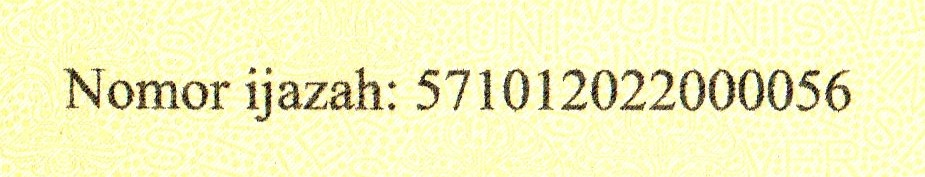
#> input picture Tgs5_Citra_Digital/CitraIjazah5/01_HighQuality_Enhanced.jpg, 925 x 177 px; its folder holds only this picture in this run
$ python ocr.py
#> lines starting #> are read from the running program, lines starting #| are printed output that depends on the picture; after the words box and inside, x2 and y2 are one past the last pixel; in counts of white or black regions, pixels touching at a corner belong together
import cv2
import pytesseract
from pathlib import Path
from textwrap import wrap


# =========================================================
# PENGATURAN TESSERACT
# =========================================================

pytesseract.pytesseract.tesseract_cmd = (
    r"C:\Program Files\Tesseract-OCR\tesseract.exe"
)


# =========================================================
# GROUND TRUTH
# =========================================================

GROUND_TRUTH = "Nomor ijazah: 571012022000056"


# =========================================================
# FOLDER PROJECT
# =========================================================

folder_original = Path("CitraIjazah5")

folder_mean = Path("hasil/mean_filter")
folder_median = Path("hasil/median_filter")
folder_gaussian = Path("hasil/gaussian_filter")
folder_sharpening = Path("hasil/sharpening")

# Folder untuk menyimpan hasil akhir
folder_hasil = Path("hasil/ocr")
folder_hasil.mkdir(
    parents=True,
    exist_ok=True
)


# =========================================================
# FUNGSI MEMBERSIHKAN TEKS
# =========================================================

# [54 lines left out: functions bersihkan_teks, hitung_akurasi, not called in this run]


# =========================================================
# FUNGSI OCR
# =========================================================

def proses_ocr(path_gambar):

    gambar = cv2.imread(
        str(path_gambar)
    )
#> gambar is the input picture: shape (177, 925, 3); mean B, G, R 191.1, 241.7, 242.4

    if gambar is None:

        return "[Gambar gagal dibaca]"


    # -----------------------------------------------------
    # Grayscale
    # -----------------------------------------------------

    gray = cv2.cvtColor(
        gambar,
        cv2.COLOR_BGR2GRAY
    )
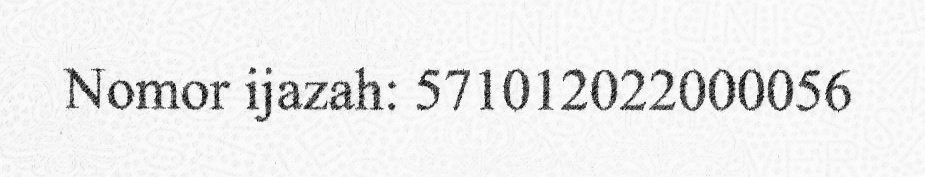
#> gray: shape (177, 925); min 1, max 254, mean 236.2


    # -----------------------------------------------------
    # Threshold Otsu
    # -----------------------------------------------------

    _, threshold = cv2.threshold(
        gray,
        0,
        255,
        cv2.THRESH_BINARY + cv2.THRESH_OTSU
    )
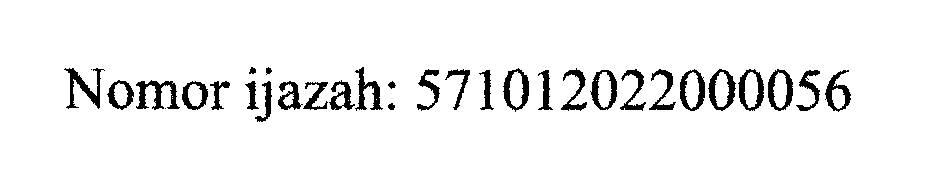
#> threshold: shape (177, 925); 94.1% white; 32 black regions (2 under 20 px), largest, box (x1, y1, x2, y2) and area: (136, 80, 180, 110) 580, (64, 68, 105, 109) 541, (708, 69, 736, 111) 465


    # -----------------------------------------------------
    # OCR
    # PSM 7 = satu baris teks
    # -----------------------------------------------------

    konfigurasi = "--psm 7"

#> (the run stopped early here; a loop or call above may not have finished)

$ run again, on Tgs5_Citra_Digital/CitraIjazah5/07_ColorShift_WarmTint.jpg
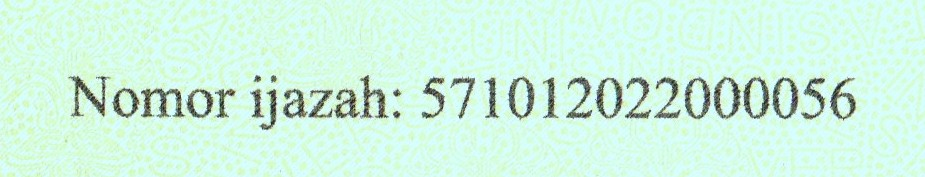
#> input picture Tgs5_Citra_Digital/CitraIjazah5/07_ColorShift_WarmTint.jpg, 925 x 177 px
#> in proses_ocr, gambar is the input picture: shape (177, 925, 3); mean B, G, R 225, 243.1, 207.2
#> in proses_ocr, `gray = cv2.cvtColor( gambar, cv2.COLOR_BGR2GRAY )`:
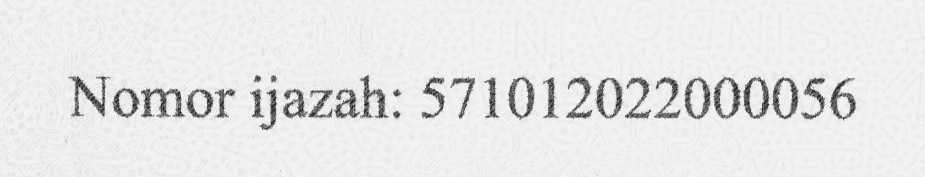
#> gray: shape (177, 925); min 22, max 251, mean 230.3
#> in proses_ocr, `_, threshold = cv2.threshold( gray, 0, 255, cv2.THRESH_BINARY + cv2.TH..`:
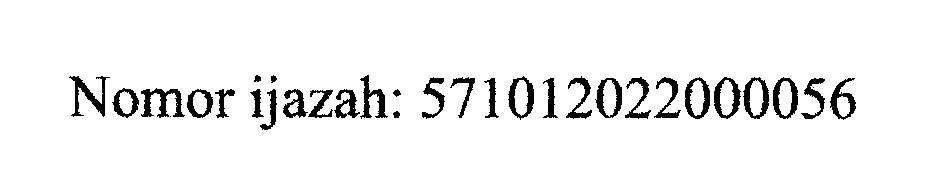
#> threshold: shape (177, 925); 94.1% white; 32 black regions (2 under 20 px), largest, box (x1, y1, x2, y2) and area: (141, 88, 185, 118) 591, (69, 76, 110, 117) 544, (714, 77, 741, 119) 462

$ run again, on Tgs5_Citra_Digital/CitraIjazah5/08_JPEGCompression_Artifacts.jpg
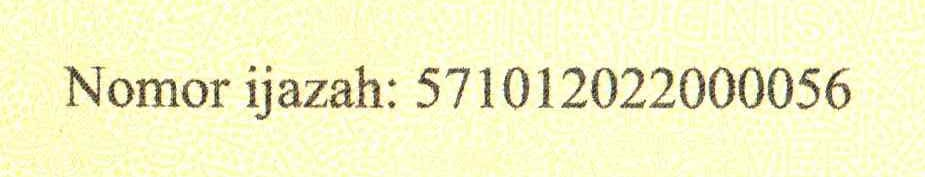
#> input picture Tgs5_Citra_Digital/CitraIjazah5/08_JPEGCompression_Artifacts.jpg, 925 x 177 px
#> in proses_ocr, gambar is the input picture: shape (177, 925, 3); mean B, G, R 198.1, 243, 243
#> in proses_ocr, `gray = cv2.cvtColor( gambar, cv2.COLOR_BGR2GRAY )`:
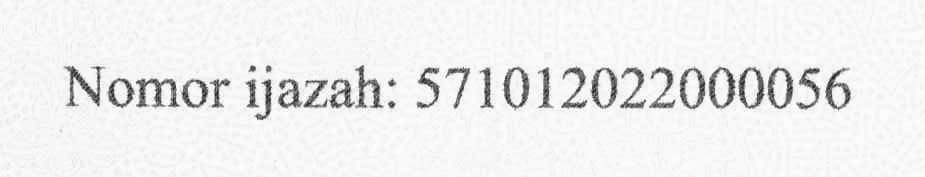
#> gray: shape (177, 925); min 10, max 254, mean 238
#> in proses_ocr, `_, threshold = cv2.threshold( gray, 0, 255, cv2.THRESH_BINARY + cv2.TH..`:
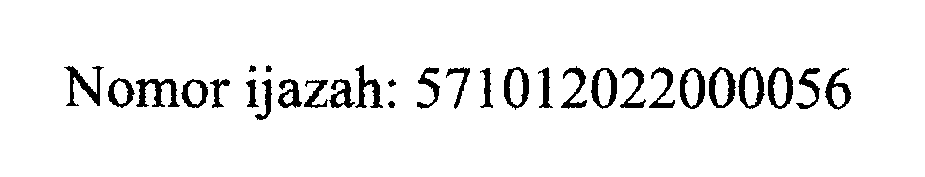
#> threshold: shape (177, 925); 94% white; 30 black regions, largest, box (x1, y1, x2, y2) and area: (136, 79, 180, 107) 597, (64, 66, 104, 106) 551, (709, 67, 736, 108) 475

$ run again, on Tgs5_Citra_Digital/CitraIjazah5/02_LowContrast.jpg
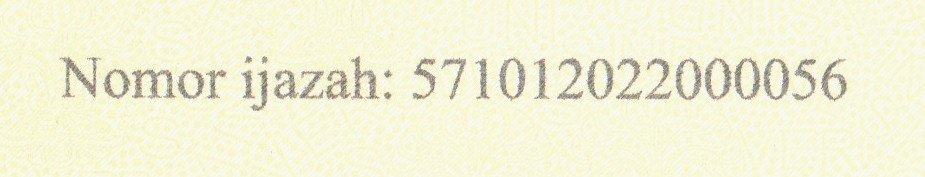
#> input picture Tgs5_Citra_Digital/CitraIjazah5/02_LowContrast.jpg, 925 x 177 px
#> in proses_ocr, gambar is the input picture: shape (177, 925, 3); mean B, G, R 214.5, 241.8, 242.6
#> in proses_ocr, `gray = cv2.cvtColor( gambar, cv2.COLOR_BGR2GRAY )`:
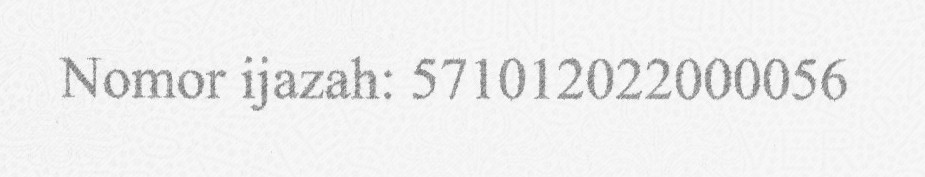
#> gray: shape (177, 925); min 109, max 255, mean 238.9
#> in proses_ocr, `_, threshold = cv2.threshold( gray, 0, 255, cv2.THRESH_BINARY + cv2.TH..`:
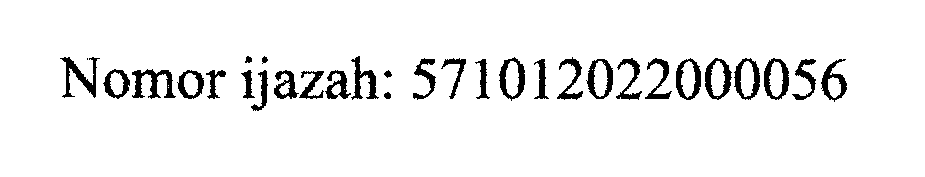
#> threshold: shape (177, 925); 94.1% white; 31 black regions (1 under 20 px), largest, box (x1, y1, x2, y2) and area: (132, 69, 176, 99) 590, (60, 57, 100, 98) 543, (705, 58, 732, 100) 469
